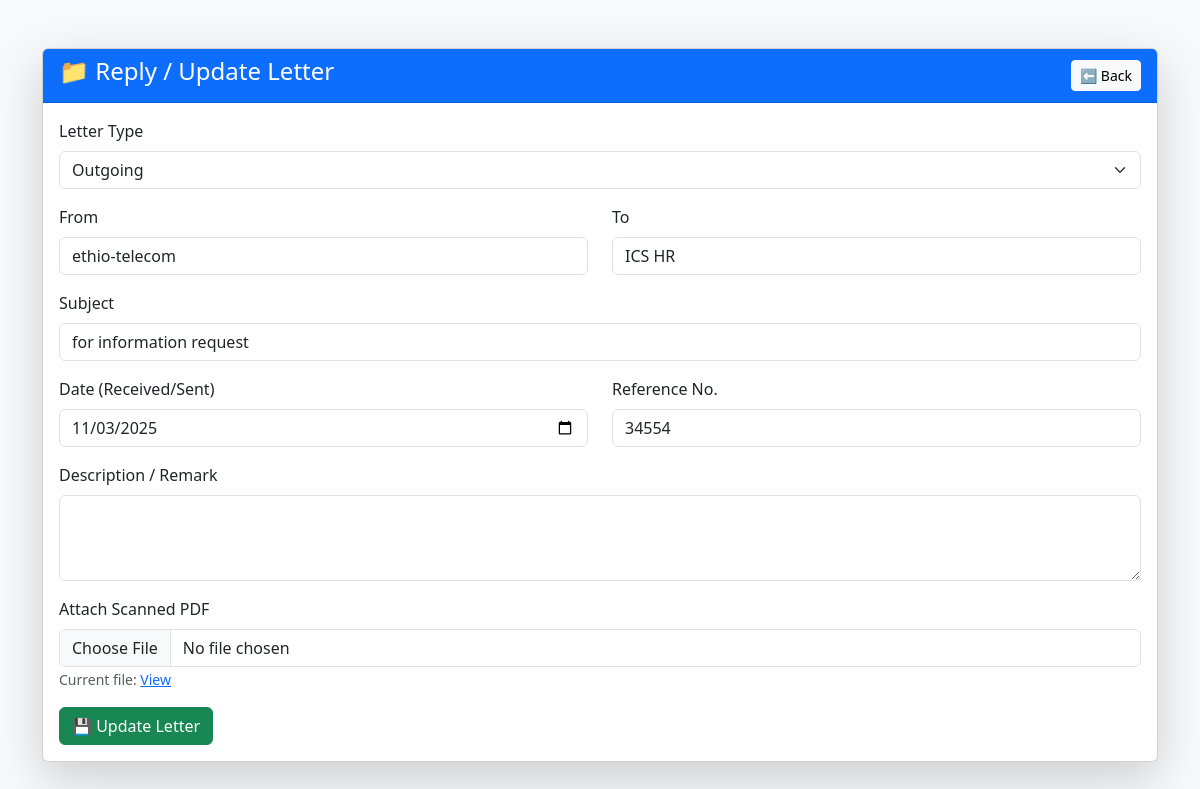
Screenshot of /replay_letter.php?ref_no=34554 with the database file from the repository.
### tables this page shows
CREATE TABLE `letters` (
  `id` int(11) NOT NULL,
  `type` enum('incoming','outgoing') NOT NULL,
  `ref_no` varchar(50) DEFAULT NULL,
  `subject` varchar(255) NOT NULL,
  `sender` varchar(255) NOT NULL,
  `receiver` varchar(255) NOT NULL,
  `date_received_sent` date NOT NULL,
  `description` text DEFAULT NULL,
  `file_path` varchar(255) DEFAULT NULL,
  `status` enum('pending','new','seen') DEFAULT 'pending',
  `created_by` int(11) DEFAULT NULL,
  `created_at` timestamp NOT NULL DEFAULT current_timestamp(),
  `department` varchar(100) NOT NULL
);

### replay_letter.php (the view, shortened to what this page needs)
<?php
include("db.php");
$letter = [
    'type' => '',
    'sender' => '',
    'receiver' => '',
    'subject' => '',
    'date_received_sent' => '',
    'ref_no' => '',
    'description' => '',
    'file_path' => ''
];
if (isset($_GET['ref_no'])) {
    $ref_no = $_GET['ref_no'];
    $stmt = $conn->prepare("SELECT * FROM letters WHERE ref_no = ?");
    $stmt->execute([$ref_no]);
    $letter = $stmt->fetch(PDO::FETCH_ASSOC);
}
?>
<!DOCTYPE html>
<html lang="en">
<head>
<link rel="stylesheet" href="https://cdn.jsdelivr.net/npm/bootstrap@5.3.2/dist/css/bootstrap.min.css">
</head>
<body class="bg-light">
<div class="container mt-5">
    <div class="card shadow-lg">
        <div class="card-header bg-primary text-white d-flex justify-content-between align-items-center">
            <h4>📁 Reply / Update Letter</h4>
            <a href="dashboard.php" class="btn btn-light btn-sm">⬅ Back</a>
        </div>
        <div class="card-body">
            <form method="POST" enctype="multipart/form-data">
                <div class="mb-3">
                    <label class="form-label">Letter Type</label>
                    <select name="type" class="form-select" required>
                        <option value="outgoing" <?= ($letter['type'] == 'incoming') ? 'selected' : '' ?>>Outgoing</option>
                    </select>
                </div>
                <div class="row">
                    <div class="col-md-6 mb-3">
                        <label class="form-label">From</label>
                        <input type="text" name="sender" class="form-control" value="<?= htmlspecialchars($letter['sender']) ?>" required>
                    </div>
                    <div class="col-md-6 mb-3">
                        <label class="form-label">To</label>
                        <input type="text" name="receiver" class="form-control" value="<?= htmlspecialchars($letter['receiver']) ?>" required>
                    </div>
                </div>
                <div class="mb-3">
                    <label class="form-label">Subject</label>
                    <input type="text" name="subject" class="form-control" value="<?= htmlspecialchars($letter['subject']) ?>" required>
                </div>
                <div class="row">
                    <div class="col-md-6 mb-3">
                        <label class="form-label">Date (Received/Sent)</label>
                        <input type="date" name="date_received_sent" class="form-control"
                               value="<?= htmlspecialchars($letter['date_received_sent']) ?>" required>
                    </div>
                    <div class="col-md-6 mb-3">
                        <label class="form-label">Reference No.</label>
                        <input type="text" name="ref_no" class="form-control"
                               value="<?= htmlspecialchars($letter['ref_no']) ?>" readonly>
                    </div>
                </div>
                <div class="mb-3">
                    <label class="form-label">Description / Remark</label>
                    <textarea name="description" class="form-control" rows="3"><?= htmlspecialchars($letter['description']) ?></textarea>
                </div>
                <div class="mb-3">
                    <label class="form-label">Attach Scanned PDF</label>
                    <input type="file" name="file" class="form-control" accept="application/pdf">
                    <?php if (!empty($letter['file_path'])): ?>
                        <small class="text-muted">Current file:
                            <a href="<?= htmlspecialchars($letter['file_path']) ?>" target="_blank">View</a>
                        </small>
                    <?php endif; ?>
                </div>
                <button type="submit" class="btn btn-success">💾 Update Letter</button>
            </form>
        </div>
    </div>
</div>
</body>
</html>

### rows the page displays
letters: type "Outgoing", sender "ethio-telecom", receiver "ICS HR", subject "for information request", date_received_sent "11/03/2025", ref_no "34554"
